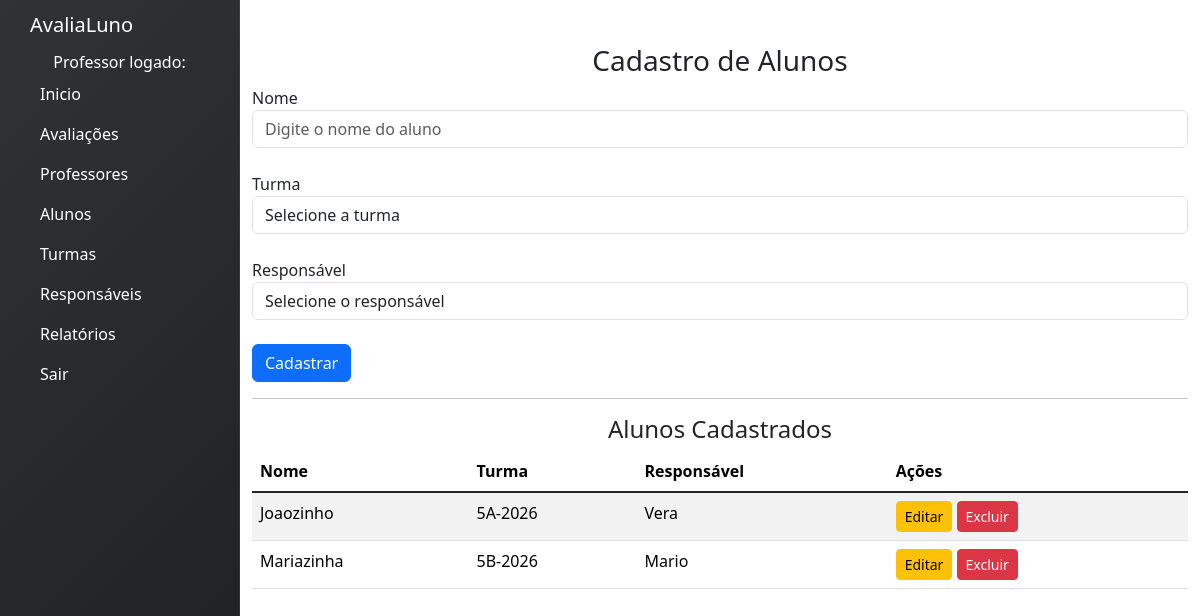
Before: /alunos with the older database file.
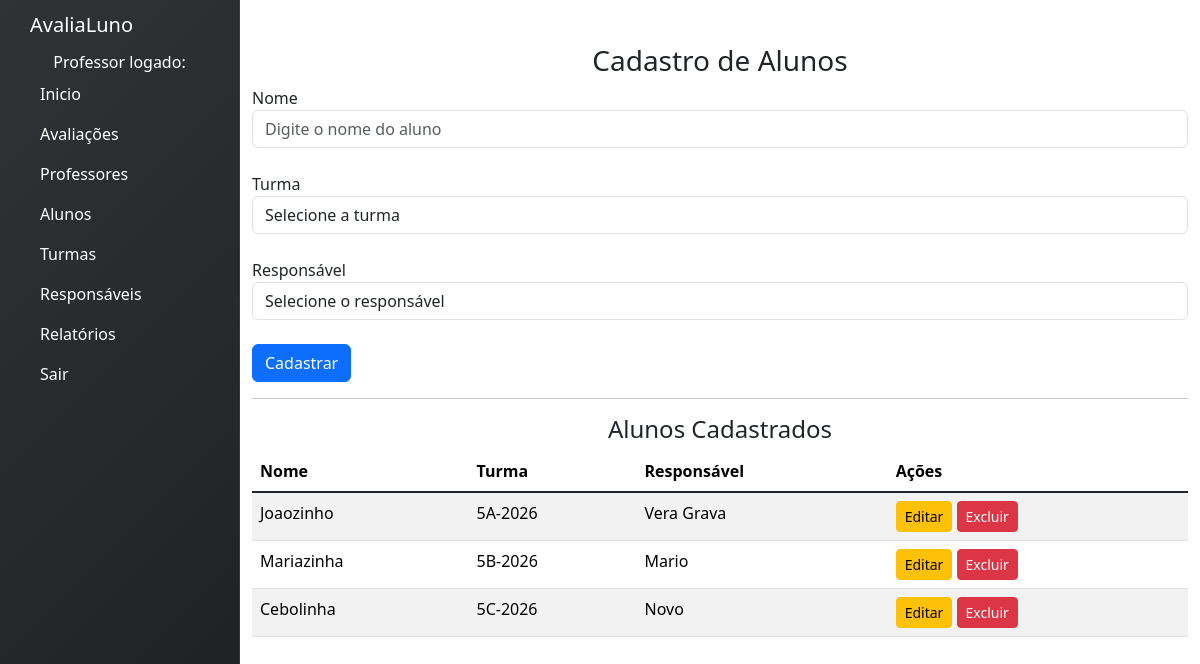
After: the same page with the newer database file.
### avaliacoes/models.py (models this page shows, shortened)
class Aluno(models.Model):
    nome = models.CharField(max_length=100)
    turma = models.ForeignKey(Turma, on_delete=models.PROTECT)
    responsavel = models.ForeignKey(Responsavel, on_delete=models.PROTECT)
    class Meta:
        verbose_name = "Aluno"
        verbose_name_plural = "Alunos"

class Turma(models.Model):
    nome = models.CharField(max_length=100)
    class Meta:
        verbose_name = "Turma"
        verbose_name_plural = "Turmas" # Define o nome plural personalizado

class Responsavel(models.Model):
    nome = models.CharField(max_length=100)
    email = models.EmailField()
    class Meta:
        verbose_name = "Responsável"
        verbose_name_plural = "Responsáveis" # Define o nome plural personalizado

### avaliacoes/views.py (the view, shortened to what this page needs)
# urls.py: path('alunos', views.alunos, name='alunos'),
def alunos(request):
    lista_alunos = Aluno.objects.select_related('turma', 'responsavel').all()
    lista_turmas = Turma.objects.all()
    lista_responsaveis = Responsavel.objects.all()
    return render(
        request,
        'alunos.html',
        {
            'lista_alunos': lista_alunos,
            'lista_turmas': lista_turmas,
            'lista_responsaveis': lista_responsaveis
        }
    )

### avaliacoes/templates/alunos.html (shortened to what this page needs)
{% extends 'base.html' %}
{% block content %}
<h3 class="text-center">Cadastro de Alunos</h3>
<form method="POST">
  <div class="form-group">
    <label>Nome</label>
    <input
      type="text"
      name="nome"
      id="nome"
      class="form-control"
      placeholder="Digite o nome do aluno"
      required
    >
  </div>
  <br>
  <div class="form-group">
    <label>Turma</label>
    <select name="turma" id="turma" class="form-control" required>
      <option value="">Selecione a turma</option>
    </select>
  </div>
  <br>
  <div class="form-group">
    <label>Responsável</label>
    <select name="responsavel" id="responsavel" class="form-control" required>
      <option value="">Selecione o responsável</option>
    </select>
  </div>
  <br>
  <button type="submit" name="salvar_aluno" id="btnSalvar" class="btn btn-primary">Cadastrar</button>
</form>
<hr>
<h4 class="text-center">Alunos Cadastrados</h4>
<table class="table table-striped">
  <thead>
    <tr>
      <th>Nome</th>
      <th>Turma</th>
      <th>Responsável</th>
      <th>Ações</th>
    </tr>
  </thead>
  <tbody>
    {% for aluno in lista_alunos %}
      <tr>
        <td>{{ aluno.nome }}</td>
        <td>{{ aluno.turma.nome }}</td>
        <td>{{ aluno.responsavel.nome }}</td>
        <td>
          <button class="btn btn-sm btn-warning"
            onclick="editarAluno(
              '{{ aluno.id }}',
              '{{ aluno.nome }}',
              '{{ aluno.turma.id }}',
              '{{ aluno.responsavel.id }}'
            )">
            Editar
          </button>
          <button class="btn btn-sm btn-danger"
            onclick="abrirModalExcluir('{{ aluno.id }}')">
            Excluir
          </button>
        </td>
      </tr>
    {% empty %}
      <tr>
        <td colspan="4" class="text-center">Nenhum aluno cadastrado</td>
      </tr>
    {% endfor %}
  </tbody>
</table>
{% endblock %}

Changed rows visible on the page:
changed through a linked row, Aluno "Joaozinho": responsavel.nome "Vera" → "Vera Grava"
added Aluno: nome "Cebolinha", turma.nome "5C-2026", responsavel.nome "Novo"
